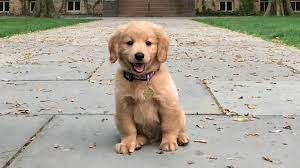
#> input picture img/dog.jpg, 300 x 168 px, found by its file name
$ python 1.py
#> lines starting #> are read from the running program, lines starting #| are printed output that depends on the picture
import cv2
import numpy as np

# Load the image in grayscale
image_path = 'img/dog.jpg'
image = cv2.imread(image_path, cv2.IMREAD_GRAYSCALE)
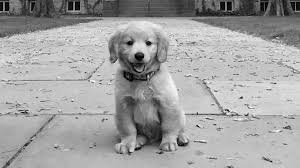
#> image: shape (168, 300); min 0, max 255, mean 162.6

# Check if the image was loaded successfully
if image is None:
    print("Error: Could not load the image. Please check the file path.")
    exit()

# Initialize the SIFT detector
sift = cv2.SIFT_create()

# Detect keypoints and compute descriptors
keypoints, descriptors = sift.detectAndCompute(image, None)
#> keypoints = 310 keypoints; strongest (x, y, size): (148, 43, 3.5), (130, 43, 4), (139, 56, 5.8), (136, 149, 2.2)

# Print the number of keypoints detected
print(f"Number of keypoints detected: {len(keypoints)}")
#| Number of keypoints detected: 310

# Draw keypoints on the image with rich keypoint flags (includes orientation and scale)
# cv2.DRAW_MATCHES_FLAGS_DRAW_RICH_KEYPOINTS ensures circles with orientation are drawn
image_with_keypoints = cv2.drawKeypoints(
    image,
    keypoints,
    None,
    flags=cv2.DRAW_MATCHES_FLAGS_DRAW_RICH_KEYPOINTS
)
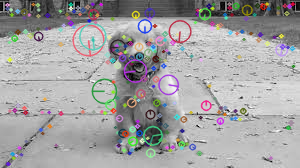
#> image_with_keypoints: shape (168, 300, 3); mean of channels 0, 1, 2 162, 161.5, 162.3; drawn as B, G, R

# Display the image with keypoints
cv2.imshow("SIFT Keypoints", image_with_keypoints)
cv2.waitKey(0)
cv2.destroyAllWindows()
